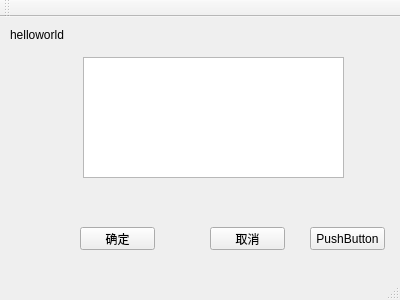
<?xml version="1.0" encoding="UTF-8"?>
<ui version="4.0">
 <class>MainWindow</class>
 <widget class="QMainWindow" name="MainWindow">
  <property name="geometry">
   <rect>
    <x>0</x>
    <y>0</y>
    <width>400</width>
    <height>300</height>
   </rect>
  </property>
  <property name="windowTitle">
   <string>MainWindow</string>
  </property>
  <widget class="QWidget" name="centralWidget">
   <widget class="QPushButton" name="pushButton">
    <property name="geometry">
     <rect>
      <x>80</x>
      <y>210</y>
      <width>75</width>
      <height>23</height>
     </rect>
    </property>
    <property name="text">
     <string>确定</string>
    </property>
   </widget>
   <widget class="QPushButton" name="pushButton_2">
    <property name="geometry">
     <rect>
      <x>210</x>
      <y>210</y>
      <width>75</width>
      <height>23</height>
     </rect>
    </property>
    <property name="text">
     <string>取消</string>
    </property>
   </widget>
   <widget class="QLabel" name="label">
    <property name="geometry">
     <rect>
      <x>10</x>
      <y>10</y>
      <width>71</width>
      <height>16</height>
     </rect>
    </property>
    <property name="text">
     <string>helloworld</string>
    </property>
   </widget>
   <widget class="QTextEdit" name="textEdit">
    <property name="geometry">
     <rect>
      <x>83</x>
      <y>40</y>
      <width>261</width>
      <height>121</height>
     </rect>
    </property>
    <property name="placeholderText">
     <string/>
    </property>
   </widget>
   <widget class="QPushButton" name="pushButton_3">
    <property name="geometry">
     <rect>
      <x>310</x>
      <y>210</y>
      <width>75</width>
      <height>23</height>
     </rect>
    </property>
    <property name="text">
     <string>PushButton</string>
    </property>
   </widget>
  </widget>
  <widget class="QMenuBar" name="menuBar">
   <property name="geometry">
    <rect>
     <x>0</x>
     <y>0</y>
     <width>400</width>
     <height>23</height>
    </rect>
   </property>
  </widget>
  <widget class="QToolBar" name="mainToolBar">
   <attribute name="toolBarArea">
    <enum>TopToolBarArea</enum>
   </attribute>
   <attribute name="toolBarBreak">
    <bool>false</bool>
   </attribute>
  </widget>
  <widget class="QStatusBar" name="statusBar"/>
 </widget>
 <layoutdefault spacing="6" margin="11"/>
 <resources/>
 <connections/>
</ui>
